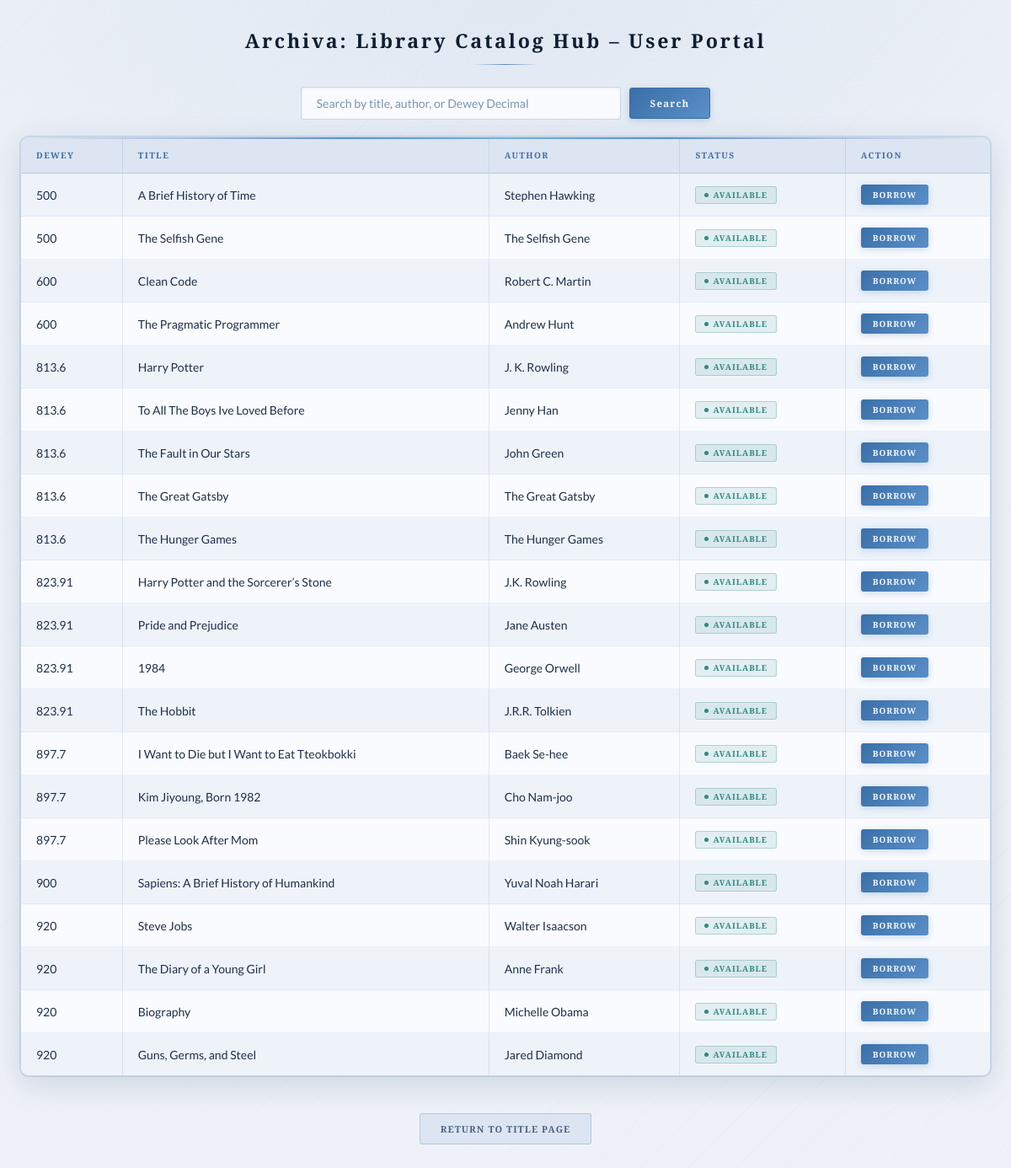
Screenshot of /user.php with the database file from the repository.
### tables this page shows
CREATE TABLE `books` (
  `book_id` int(11) NOT NULL,
  `title` varchar(255) NOT NULL,
  `author` varchar(255) NOT NULL,
  `category` varchar(100) NOT NULL,
  `dewey_decimal` varchar(10) DEFAULT NULL,
  `year_published` int(11) NOT NULL,
  `due_date` date NOT NULL,
  `status` varchar(20) DEFAULT 'Available'
);

### user.php (the view, shortened to what this page needs)
<?php
include("book_functions.php");
$books = isset($_GET['search'])
? mysqli_query($conn, "
SELECT * FROM books
WHERE title LIKE '%{$_GET['search']}%'
OR author LIKE '%{$_GET['search']}%'
OR dewey_decimal LIKE '%{$_GET['search']}%'
ORDER BY CAST(dewey_decimal AS DECIMAL) ASC
")
: mysqli_query($conn, "SELECT * FROM books ORDER BY CAST(dewey_decimal AS DECIMAL) ASC");
?>
<!DOCTYPE html>
<html lang="en">
<head>
  <link rel="stylesheet" href="archiva.css">
</head>
<body>
  <h2>Archiva: Library Catalog Hub – User Portal</h2>
  <form method="GET" style="margin-top:10px;">
    <input type="text" name="search" placeholder="Search by title, author, or Dewey Decimal">
    <input type="submit" value="Search">
  </form>
  <div class="table-container">
    <table>
      <tr>
        <th>Dewey</th>
        <th>Title</th>
        <th>Author</th>
        <th>Status</th>
        <th>Action</th>
      </tr>
      <?php while($row = mysqli_fetch_assoc($books)) { ?>
      <tr>
        <td><?php echo $row['dewey_decimal']; ?></td>
        <td><?php echo $row['title']; ?></td>
        <td><?php echo $row['author']; ?></td>
        <td>
          <?php
            if($row['status'] == 'Available'){
              echo "<span class='status-available'>Available</span>";
            } else {
              echo "<span class='status-borrowed'>Borrowed</span>";
            }
          ?>
        </td>
        <td>
          <?php if($row['status'] == 'Available') { ?>
            <a href="borrow.php?id=<?php echo $row['book_id']; ?>">Borrow</a>
          <?php } else { ?>
            Not Available
          <?php } ?>
        </td>
      </tr>
      <?php } ?>
    </table>
  </div>
  <div style="text-align:center; margin-top:10px;">
    <a href="index.php"><button>Return to Title Page</button></a>
  </div>
</body>
</html>

### rows the page displays
books: dewey_decimal "500", title "A Brief History of Time", author "Stephen Hawking", status "AVAILABLE"
books: dewey_decimal "500", title "The Selfish Gene", author "The Selfish Gene", status "AVAILABLE"
books: dewey_decimal "600", title "Clean Code", author "Robert C. Martin", status "AVAILABLE"
books: dewey_decimal "600", title "The Pragmatic Programmer", author "Andrew Hunt", status "AVAILABLE"
books: dewey_decimal "813.6", title "Harry Potter", author "J. K. Rowling", status "AVAILABLE"
books: dewey_decimal "813.6", title "To All The Boys Ive Loved Before", author "Jenny Han", status "AVAILABLE"
books: dewey_decimal "813.6", title "The Fault in Our Stars", author "John Green", status "AVAILABLE"
books: dewey_decimal "813.6", title "The Great Gatsby", author "The Great Gatsby", status "AVAILABLE"
books: dewey_decimal "813.6", title "The Hunger Games", author "The Hunger Games", status "AVAILABLE"
books: dewey_decimal "823.91", title "Harry Potter and the Sorcerer’s Stone", author "J.K. Rowling", status "AVAILABLE"
books: dewey_decimal "823.91", title "Pride and Prejudice", author "Jane Austen", status "AVAILABLE"
books: dewey_decimal "823.91", title "1984", author "George Orwell", status "AVAILABLE"
books: dewey_decimal "823.91", title "The Hobbit", author "J.R.R. Tolkien", status "AVAILABLE"
books: dewey_decimal "897.7", title "I Want to Die but I Want to Eat Tteokbokki", author "Baek Se-hee", status "AVAILABLE"
books: dewey_decimal "897.7", title "Kim Jiyoung, Born 1982", author "Cho Nam-joo", status "AVAILABLE"
books: dewey_decimal "897.7", title "Please Look After Mom", author "Shin Kyung-sook", status "AVAILABLE"
books: dewey_decimal "900", title "Sapiens: A Brief History of Humankind", author "Yuval Noah Harari", status "AVAILABLE"
books: dewey_decimal "920", title "Steve Jobs", author "Walter Isaacson", status "AVAILABLE"
books: dewey_decimal "920", title "The Diary of a Young Girl", author "Anne Frank", status "AVAILABLE"
books: dewey_decimal "920", title "Biography", author "Michelle Obama", status "AVAILABLE"
books: dewey_decimal "920", title "Guns, Germs, and Steel", author "Jared Diamond", status "AVAILABLE"
